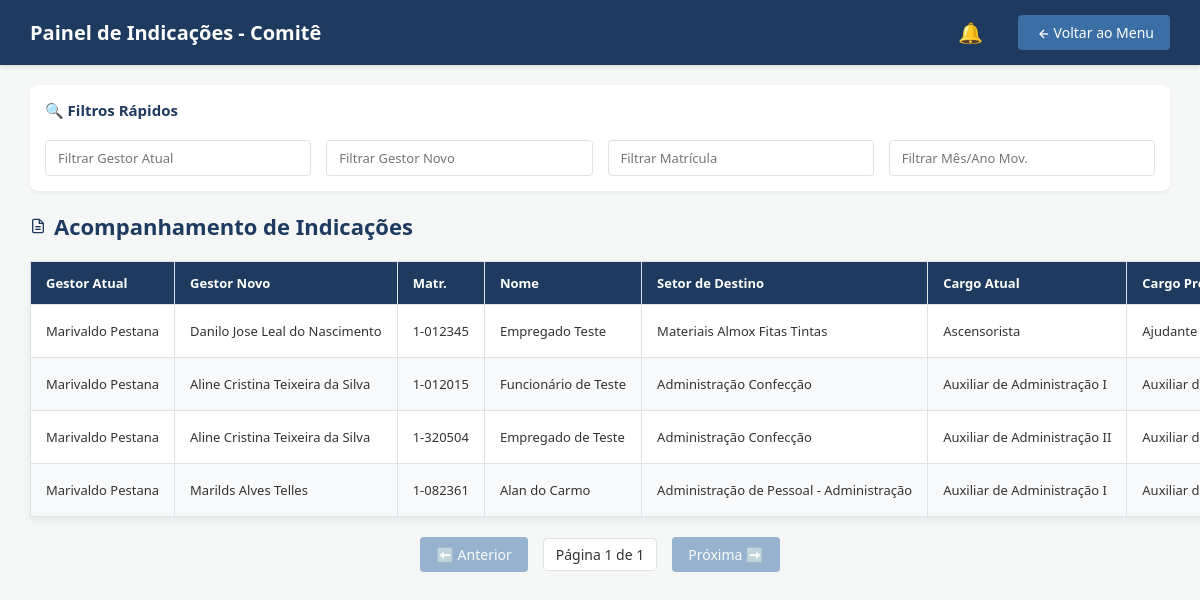
Page /visualizar (signed in) on the committed database.
### tables this page shows
CREATE TABLE indicacoes_item (
            id INTEGER PRIMARY KEY AUTOINCREMENT,
            gestor_origem_mat TEXT,
            nome_gestor_origem TEXT,
            gestor_destino_mat TEXT,
            nome_gestor_destino TEXT,
            matricula_empregado TEXT,
            nome_empregado TEXT,
            setor_destino TEXT,
            cargo_atual TEXT,
            cargo_proposto TEXT,
            mes_ano TEXT,
            observacao TEXT DEFAULT '',
            status TEXT DEFAULT 'Em análise',
            dados_completos TEXT,
            data_criacao DATETIME DEFAULT CURRENT_TIMESTAMP
        );

### app.py (the view)
@app.route('/visualizar')
def visualizar():
    if 'matricula' not in session:
        return redirect(url_for('login'))
    if session.get('tipo', 'simples') == 'planejador':
        return redirect(url_for('index'))
    conn = get_db_connection()
    if session.get('is_master'):
        rows = conn.execute('SELECT * FROM indicacoes_item ORDER BY data_criacao DESC').fetchall()
    else:
        rows = conn.execute('SELECT * FROM indicacoes_item WHERE gestor_origem_mat = ? OR gestor_destino_mat = ? ORDER BY data_criacao DESC',
                            (session['matricula'], session['matricula'])).fetchall()
    conn.close()
    return render_template('visualizar.html',
                           indicacoes=[dict(r) for r in rows],
                           is_master=session.get('is_master'),
                           nome_gestor=session.get('nome'))

### templates/visualizar.html (shortened to what this page needs)
<!DOCTYPE html>
<html lang="pt-BR">
<head>
</head>
<body>
    <nav class="navbar">
        <h1>Painel de Indicações - Comitê</h1>
        <div class="nav-right">
            <a href="/" class="btn">
                <svg viewBox="0 0 24 24">
                    <path d="M15 18l-6-6 6-6" />
                    <line x1="9" y1="12" x2="21" y2="12" />
                </svg> Voltar ao Menu</a>
        </div>
    </nav>
    <div class="container">
        {% if indicacoes|length > 0 %}
        <div class="filters-container">
            <h3 style="width: 100%; color: var(--primary-blue); margin-bottom: 5px; font-size: 15px;">🔍 Filtros Rápidos
            </h3>
            <input type="text" id="filterGestorAtual" class="filter-input" placeholder="Filtrar Gestor Atual"
                onkeyup="applyFiltersAndPagination()">
            <input type="text" id="filterGestorNovo" class="filter-input" placeholder="Filtrar Gestor Novo"
                onkeyup="applyFiltersAndPagination()">
            <input type="text" id="filterMatricula" class="filter-input" placeholder="Filtrar Matrícula"
                onkeyup="applyFiltersAndPagination()">
            <input type="text" id="filterMesAno" class="filter-input" placeholder="Filtrar Mês/Ano Mov."
                onkeyup="applyFiltersAndPagination()">
        </div>
        {% endif %}
        <div class="header-bar">
            <h2>
                <svg viewBox="0 0 24 24" style="margin-right: 8px;">
                    <path d="M14 2H6a2 2 0 0 0-2 2v16a2 2 0 0 0 2 2h12a2 2 0 0 0 2-2V8z" />
                    <polyline points="14 2 14 8 20 8" />
                    <line x1="8" y1="13" x2="16" y2="13" />
                    <line x1="8" y1="17" x2="16" y2="17" />
                </svg>
                Acompanhamento de Indicações
            </h2>
        </div>
        {% if indicacoes|length == 0 %}
        <div class="nav-right">
            <button class="btn theme-toggle-btn" onclick="toggleDarkMode()" style="margin-right: 15px; background: transparent; border: 1px solid white; display: inline-flex; align-items: center; gap: 6px;"><svg class="theme-icon" viewBox="0 0 24 24" width="16" height="16" fill="none" stroke="currentColor" stroke-width="2" stroke-linecap="round" stroke-linejoin="round"><path d="M21 12.79A9 9 0 1 1 11.21 3a7 7 0 0 0 9.79 9.79z"/></svg> Modo Escuro</button>
            <span class="user-info">Visualizando como: <strong>{{ nome }}</strong></span>
            <a href="/" class="btn" style="background: transparent; border: 1px solid white;">Voltar</a>
        </div>
        {% else %}
        <table id="indicacoesTable">
            <thead>
                <tr>
                    <th>Gestor Atual</th>
                    <th>Gestor Novo</th>
                    <th>Matr.</th>
                    <th>Nome</th>
                    <th>Setor de Destino</th>
                    <th>Cargo Atual</th>
                    <th>Cargo Proposto</th>
                </tr>
            </thead>
            <tbody>
                {% for item in indicacoes %}
                <tr data-id="{{ item.id }}" class="data-row">
                    <td class="col-gestor-atual">{{ item.nome_gestor_origem }}</td>
                    <td class="col-gestor-novo">{{ item.nome_gestor_destino }}</td>
                    <td class="col-matricula">{{ item.matricula_empregado }}</td>
                    <td class="col-nome">{{ item.nome_empregado }}</td>
                    <td>{{ item.setor_destino }}</td>
                    <td>{{ item.cargo_atual }}</td>
                    <td>{{ item.cargo_proposto }}</td>
                </tr>
                {% endfor %}
            </tbody>
        </table>
        <div id="paginationControls"
            style="display: flex; justify-content: center; align-items: center; gap: 15px; margin-top: 20px;">
            <button class="btn" id="btnPrev" onclick="changePage(-1)">⬅️ Anterior</button>
            <span id="pageInfo"
                style="font-weight: 500; font-size: 14px; background: white; padding: 6px 12px; border-radius: 4px; border: 1px solid var(--border-color);">Página
                1 de 1</span>
            <button class="btn" id="btnNext" onclick="changePage(1)">Próxima ➡️</button>
        </div>
        {% endif %}
    </div>
</body>
</html>

### templates/visualizar.html (style rules this page uses)
:root { --primary-blue: #1e3a5f; --secondary-blue: #3A6EA5; --light-bg: #f4f7f6; --white: #ffffff; --gray: #6c757d; --border-color: #dee2e6; --success: #28a745; --warning: #ffc107; --danger: #dc3545; --info: #17a2b8; }
* { margin: 0; padding: 0; box-sizing: border-box; font-family: 'Segoe UI', Tahoma, Geneva, Verdana, sans-serif; }
body { background-color: var(--light-bg); color: #333; min-height: 100vh; display: flex; flex-direction: column; }
.navbar { background-color: var(--primary-blue); color: var(--white); padding: 15px 30px; display: flex; justify-content: space-between; align-items: center; box-shadow: 0 2px 4px rgba(0, 0, 0, 0.1); }
.navbar h1 { font-size: 20px; font-weight: 600; }
.nav-right { display: flex; align-items: center; gap: 20px; }
.btn { background: var(--secondary-blue); color: var(--white); border: none; padding: 8px 16px; border-radius: 4px; cursor: pointer; text-decoration: none; font-size: 14px; transition: all 0.3s; }
.container { width: 100%; padding: 20px 30px; flex: 1; overflow-x: auto; }
.header-bar { display: flex; justify-content: space-between; align-items: center; margin-bottom: 20px; }
.header-bar h2 { color: var(--primary-blue); font-size: 22px; }
.filters-container { background: var(--white); padding: 15px; border-radius: 8px; box-shadow: 0 2px 4px rgba(0, 0, 0, 0.05); margin-bottom: 20px; display: flex; gap: 15px; flex-wrap: wrap; }
.filter-input { padding: 8px 12px; border: 1px solid var(--border-color); border-radius: 4px; font-size: 13px; outline: none; min-width: 200px; flex: 1; }
table { width: 100%; border-collapse: collapse; background: var(--white); box-shadow: 0 4px 6px rgba(0, 0, 0, 0.05); font-size: 13px; white-space: nowrap; }
th, td { padding: 12px 15px; border: 1px solid var(--border-color); text-align: left; }
th { background-color: var(--primary-blue); color: var(--white); font-weight: 600; position: sticky; top: 0; }
tr:nth-child(even) { background-color: #f8f9fa; }
.navbar .btn svg, .header-bar h2 svg, .header-bar .btn svg { width: 16px; height: 16px; stroke: currentColor; fill: none; stroke-width: 2; vertical-align: middle; }
.header-bar h2 { display: flex; align-items: center; }

### rows in the picture
indicacoes_item: nome_gestor_origem "Marivaldo Pestana", nome_gestor_destino "Danilo Jose Leal do Nascimento", matricula_empregado "1-012345", nome_empregado "Empregado Teste", setor_destino "Materiais Almox Fitas Tintas", cargo_atual "Ascensorista", cargo_proposto "Ajudante…"
indicacoes_item: nome_gestor_origem "Marivaldo Pestana", nome_gestor_destino "Aline Cristina Teixeira da Silva", matricula_empregado "1-012015", nome_empregado "Funcionário de Teste", setor_destino "Administração Confecção", cargo_atual "Auxiliar de Administração I", cargo_proposto "Auxiliar…"
indicacoes_item: nome_gestor_origem "Marivaldo Pestana", nome_gestor_destino "Aline Cristina Teixeira da Silva", matricula_empregado "1-320504", nome_empregado "Empregado de Teste", setor_destino "Administração Confecção", cargo_atual "Auxiliar de Administração II", cargo_proposto "Auxiliar…"
indicacoes_item: nome_gestor_origem "Marivaldo Pestana", nome_gestor_destino "Marilds Alves Telles", matricula_empregado "1-082361", nome_empregado "Alan do Carmo", setor_destino "Administração de Pessoal - Administração", cargo_atual "Auxiliar de Administração I", cargo_proposto "Auxiliar…"
